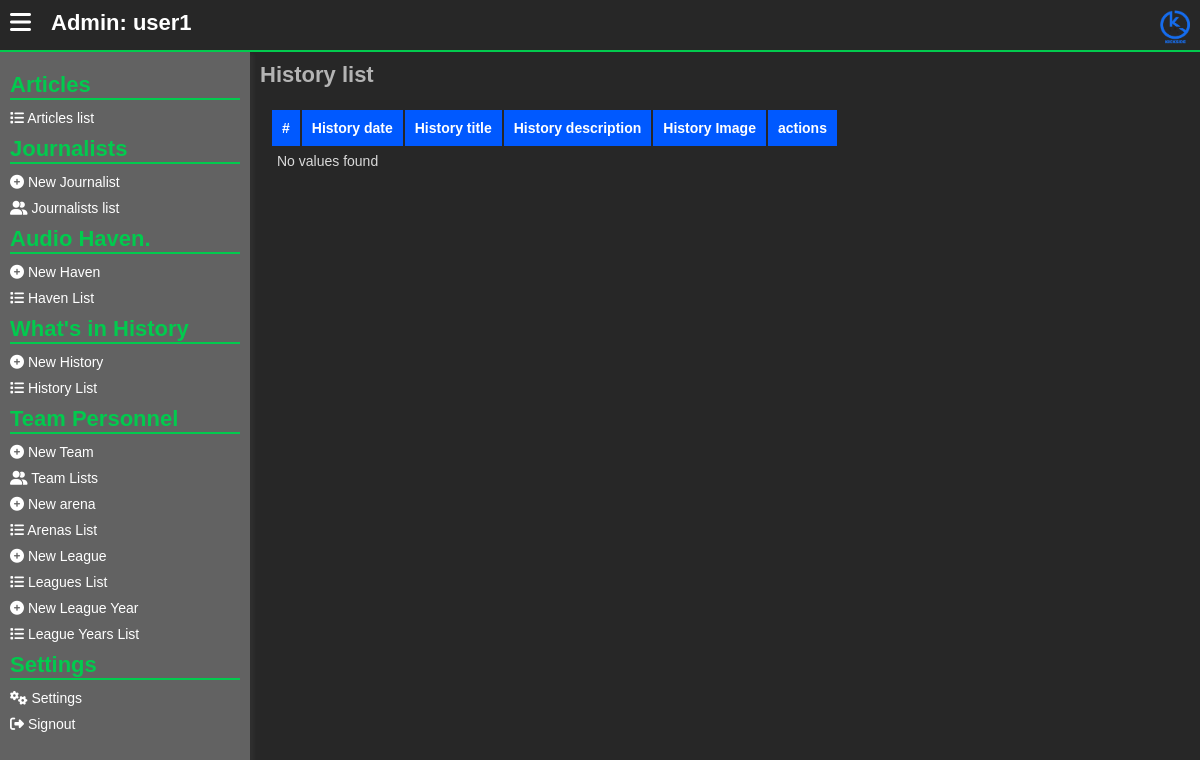
Before: /admins/history-list.php (signed in) with the older database file.
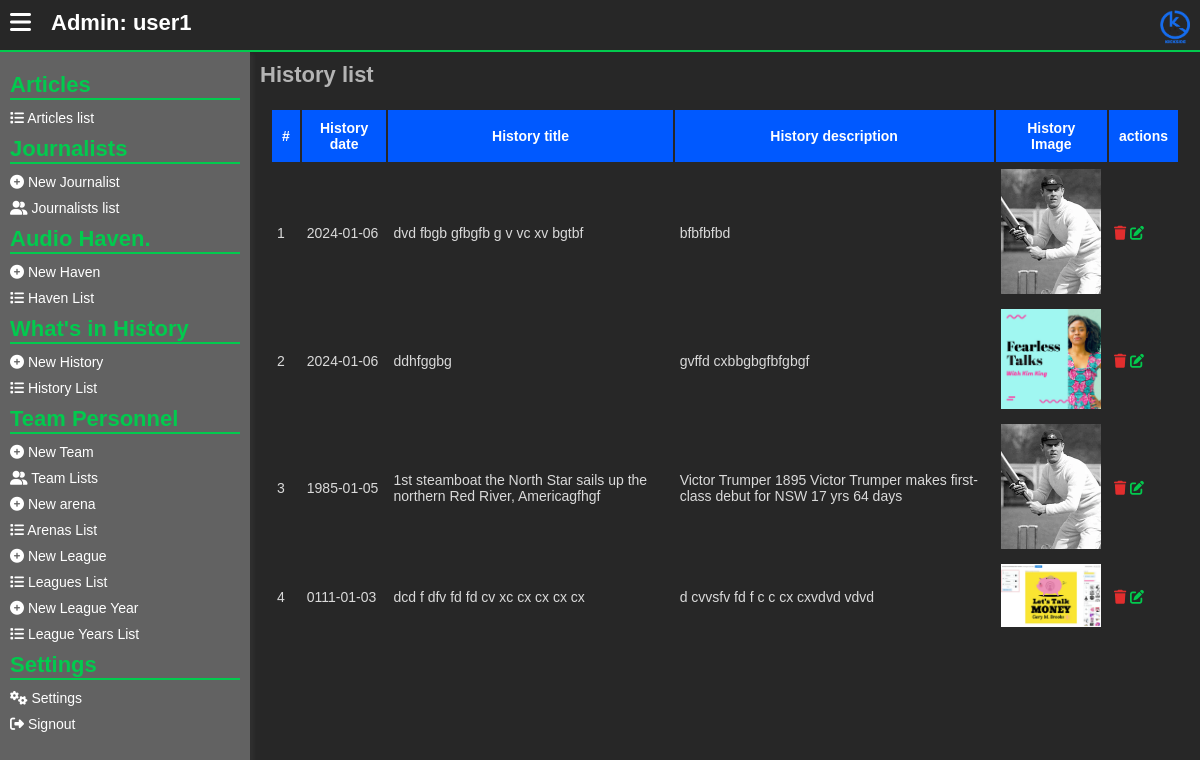
After: the same page with the newer database file.
### tables this page shows
CREATE TABLE `history_today` (
  `ht_id` int(11) NOT NULL,
  `history_genre` int(11) NOT NULL,
  `history_title` varchar(255) NOT NULL,
  `history_description` text NOT NULL,
  `history_image` varchar(255) NOT NULL,
  `history_date` varchar(255) NOT NULL
);

### admins/history-list.php (the view, shortened to what this page needs)
<?php
include("../assets/php/global/server.php");
?>
<!DOCTYPE html>
<html lang="en">
<head>
    <link rel="stylesheet" href="../assets/css/back-main.css">
    <link rel="stylesheet" href="https://cdnjs.cloudflare.com/ajax/libs/font-awesome/6.5.1/css/all.min.css"
 />
</head>
<body>
    <main>
        <section class="main-section">
            <?php include("../assets/php/admins/header.php"); ?>
            <div class="hero">
                <?php include("../assets/php/admins/left-nav.php") ?>
                <div class="dashboard">
                    <div class="dashboard-cont">
                        <h1>
                            History list
                        </h1>
                        <div class="form-row">
                            <table>
                                <thead>
                                    <tr>
                                        <th>#</th>
                                        <th>
                                            History date
                                        </th>
                                        <th>
                                            History title
                                        </th>
                                        <th>
                                            History description
                                        </th>
                                        <th>
                                            History Image
                                        </th>
                                        <th>
                                            actions
                                        </th>
                                    </tr>
                                </thead>
                                <tbody>
                                    <?php
                                    $get_All_articles = mysqli_query($server, "SELECT * from
                                            history_today
                                            ORDER BY history_date DESC
                                        ");
                                    if (mysqli_num_rows($get_All_articles) < 1) {
                                        ?>
                                        <tr>
                                            <td colspan="100">
                                                No values found
                                            </td>
                                        </tr>
                                        <?php
                                    } else {
                                        $counter = 1;
                                        while ($data_All_articles = mysqli_fetch_array($get_All_articles)) {
                                            ?>
                                            <tr>
                                                <td>
                                                    <?php echo $counter++; ?>
                                                </td>
                                                <td>
                                                    <?php echo $data_All_articles['history_date']; ?>
                                                </td>
                                                <td>
                                                    <?php echo $data_All_articles['history_title']; ?>
                                                </td>
                                                <td>
                                                    <?php echo $data_All_articles['history_description']; ?>
                                                </td>
                                                <td>
                                                    <img src="../assets/history/<?php echo $data_All_articles['history_image']; ?>"
                                                        width="100px">
                                                </td>
                                                <td>
                                                    <button class="deleteHistoryButton delete"
                                                        value="<?php echo $data_All_articles['ht_id'] ?>">
                                                        <i class="fa fa-trash"></i>
                                                    </button>
                                                    <a href="edit-history.php?h=<?php echo $data_All_articles['ht_id'] ?>" class="edit">
                                                        <i class="fa fa-edit"></i>
                                                    </a>
                                                </td>
                                            </tr>
                                            <?php
                                        }
                                    }
                                    ?>
                                </tbody>
                            </table>
                        </div>
                    </div>
                </div>
            </div>
        </section>
    </main>
</body>
</html>

Changed rows visible on the page:
added history_today: history_date "2024-01-06", history_title "dvd fbgb gfbgfb g v vc xv bgtbf", history_description "bfbfbfbd", history_image (picture), $data_All_articles['ht_id'] 8 (drawn)
added history_today: history_date "2024-01-06", history_title "ddhfggbg", history_description "gvffd cxbbgbgfbfgbgf", history_image (picture), $data_All_articles['ht_id'] 9 (drawn)
added history_today: history_date "1985-01-05", history_title "1st steamboat the North Star sails up the northern Red River, Americagfhgf", history_description "Victor Trumper 1895 Victor Trumper makes first-class debut for NSW 17 yrs 64 days", history_image (picture), $data_All_articles['ht_id'] 6 (drawn)
added history_today: history_date "0111-01-03", history_title "dcd f dfv fd fd cv xc cx cx cx cx", history_description "d cvvsfv fd f c c cx cxvdvd vdvd", history_image (picture), $data_All_articles['ht_id'] 5 (drawn)
Other visible differences:
text no longer shown: "No values found"
